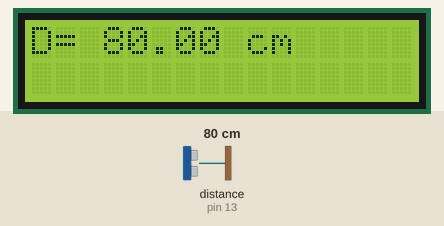
This sketch was run on a simulated Arduino Uno, built with avr-gcc and run on an emulated ATmega328P. On the bench: 16×2 character LCD. Wiring (inferred from the names in the program): ultrasonic range finder: trigger pin 10; echo pin 13. The test bench sets the inputs (shaded band); at power-on: distance to the obstacle (sensor on pin 13) 80 cm. The echo pulse lasts 58.3 µs per cm; what the sketch prints to the serial monitor is not drawn.

Above: at 1.2 s.
1.3 s: distance to the obstacle (sensor on pin 13) set to 4 cm
At 1.9 s:
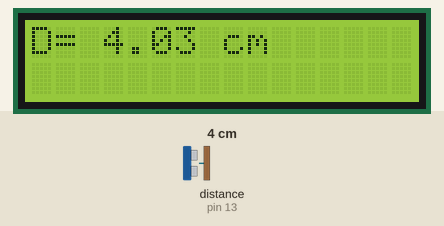
4.3 s: distance to the obstacle (sensor on pin 13) set to 2 cm
At 5.0 s:
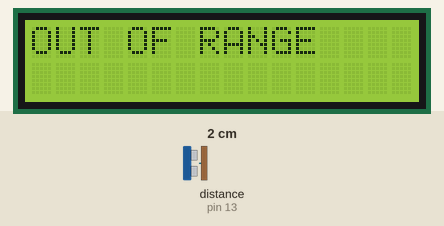
7.3 s: distance to the obstacle (sensor on pin 13) set to 9 cm
At 8.0 s:
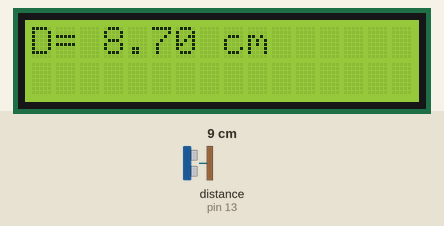
Timing chart, 0 to 10.3 s (numbered marks = the images above; inputs shaded):
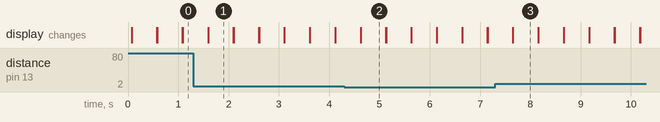

Measured:
- the behaviour switches between 3 and 2 cm on distance to the obstacle (sensor on pin 13) (found by bisection; images 1 and 2)
- after the input at 1.3 s, the display: first differs from a run without the input after 0.30 s (image 1)
- after the input at 4.3 s, the display: first differs from a run without the input after 0.33 s (image 2)
- after the input at 7.3 s, the display: first differs from a run without the input after 0.35 s (image 3)
- what the display in image 1 shows lasts 0.5 s, from 1.6 s to 2.1 s

The sketch:

ALPHA._Ultrasonic_LCD_display.ino
```cpp
/* This program will show a ultrasonic sensor distance readings and dispaly it
both on the serial monitor and the LCD diaply. This will be done by calculating
ultrasonic sensors wave and turning it into a readable distance. The program will
also utilize the <LiquidCrystal.h> library for the LCD */

#include <LiquidCrystal.h> //include liquid crystal library

const int rs = 12, en = 11, d4 = 5, d5 = 4, d6 = 3, d7 = 2;
LiquidCrystal lcd(rs, en, d4, d5, d6, d7); //include constant vaiables for LCD


#define trigPin 10 //defien pin 10 as the sensor's trigger pin
#define echoPin 13 //define pin 13 as the sensor's echo pin

float duration, distance; //set the float variables duration and distance

void setup() {

  Serial.begin(9600); //begin serial print at 9600 bps
  lcd.begin(16, 2); //begin LCD display as 16 colums and 2 rows
  pinMode(trigPin, OUTPUT); //set trigpin as output
  pinMode(echoPin, INPUT); //set echopin as input
}

void loop() {

//write a 10 microsecond pulse
digitalWrite(trigPin, LOW); //set the trigPin to LOW
delayMicroseconds(2); //set a 2 microsecond delay
digitalWrite(trigPin, HIGH); //set the trigPin to HIGH
delayMicroseconds(10); //set a 10 microsecond delay
digitalWrite(trigPin, LOW); //set the trigPin to LOW

duration = pulseIn(echoPin, HIGH); //set duration variable as the pulseIn (pulse input)

distance = ((duration/2)*0.0343); //derive distance from duration using speed of sound (343m/s)

Serial.print("Distance= ");//serial print distance
lcd.setCursor(0,0); //set LCD cursor to begin at colum 0 row 0

if (distance >= 330 || distance <= 2){ //if distance is greater than 330 or less than 2 inches
Serial.println("OoR"); //then serial print OoR (Out of Range)
lcd.print("OUT OF RANGE"); //then LCD print OUT OF RANGE
}

else{ //else
Serial.print(distance); //serial print the distance
Serial.print(" cm");  //serial print the units (cm)

lcd.print("D= "); //lcd print D= for distance=
lcd.print(distance); //LCD print the distance
lcd.print(" cm"); //LCD print the units (cm)

}

delay(500); //delay 500 milliseconds
lcd.clear(); //clear the LCD
}
```
